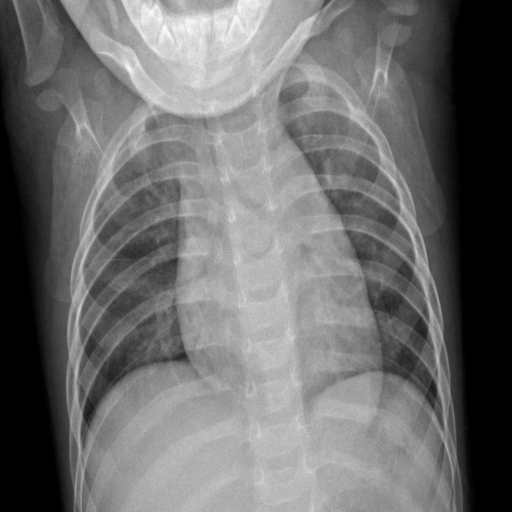
#> input picture 3.2022年学习/FractralDimensionSoftware/COVID-19-c/NORMAL1/NORMAL (10).png, 1024 x 1024 px (shown at 1/2 size); its folder holds only this picture in this run
$ python '1. historgram.py'
#> lines starting #> are read from the running program, lines starting #| are printed output that depends on the picture
import glob
import cv2
import numpy as np
import pandas as pd
import matplotlib.pyplot as plt
import time

start_time = time.time()
#data = np.empty(shape=[0, 2916], dtype=int)


#存储处理后的图像
normal = []
viral_pneumonia = []
covid_19 = []
mean_data = []    #存储每张图片的均值

th_value = []   #存储每一个图像的阈值范围

#min_value, max_value, steps = 72, 93, 3
#Threshold = [x for x in range(min_value, max_value, steps)]

def whole_historgram(image):
    plt.figure(figsize=(12, 12))
    plt.hist(image.ravel(), 256, [10, 256])
    plt.yticks(size=15)  # 设置纵坐标字体信息
    plt.xticks(size=15)
    plt.axis([0, 256, 0, 35000])  #设置x轴y轴的范围，间隔自动划分
    plt.xlabel("Pixel value", size=20)
    plt.ylabel("Number of pixels", size=20)
    plt.show()

def convertjpg(pngfile):

    #display_img(pngfile)
    print("pngfile:", pngfile)
    img = cv2.imread(pngfile, cv2.IMREAD_GRAYSCALE) #读取为灰度图,
#> img is the input picture: shape (1024, 1024); min 0, max 255, mean 109.6
    display_img(img)
    whole_historgram(img)
#> in whole_historgram, `plt.show()`:
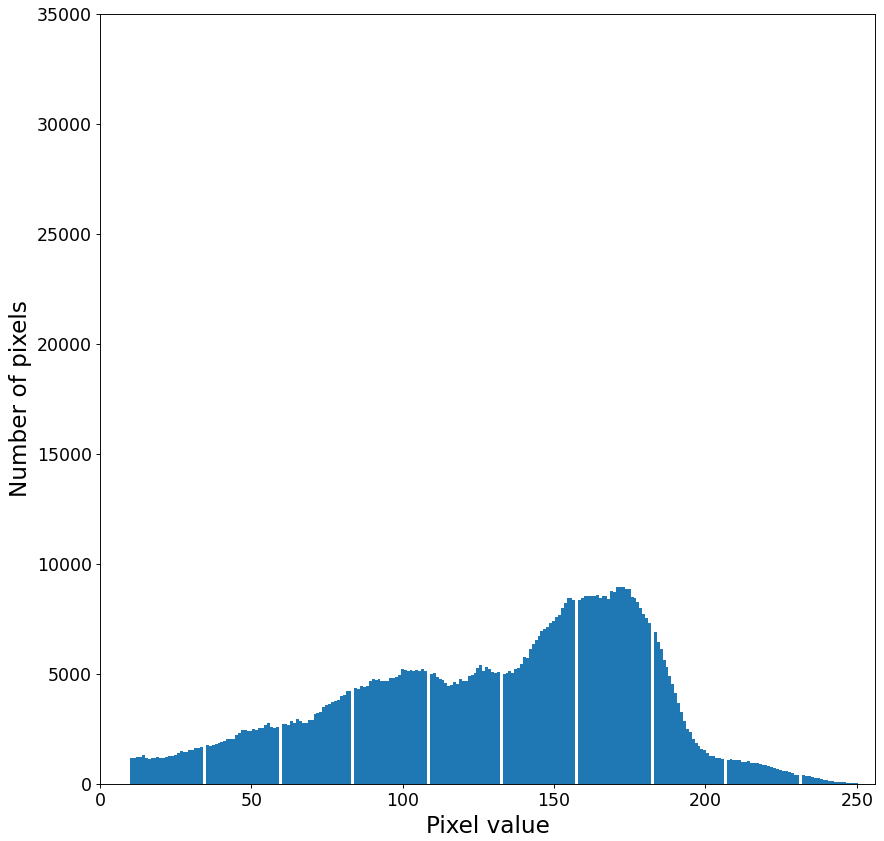
#> figure drawn by matplotlib, 1 panel; tallest bar 8971 high, from x = 171.4 to 172.4
    fft(img)


def fft(img):
    #快速傅里叶变换算法得到频率分布
    f = np.fft.fft2(img)

    #默认结果中心点位置是在左上角,
    #调用fftshift()函数转移到中间位置
    fshift = np.fft.fftshift(f)

    #fft结果是复数, 其绝对值结果是振幅
    fimg = np.log(np.abs(fshift))
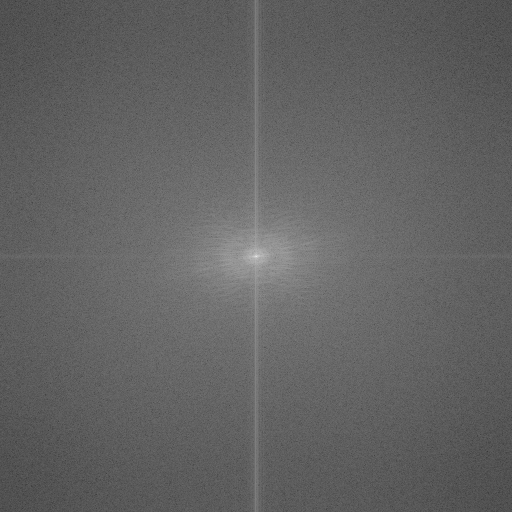
#> fimg: shape (1024, 1024) float64 (shown at 1/2 size); min 0.677, max 18.56, mean 7.6; drawn with min black and max white
    fft_img_display(fimg)


def fft_img_display(img):
    """
    画出fft图像
    :param img:灰度图
    :return:
    """
    plt.figure(figsize=(12, 12))
    #plt.axis([0, 1024, 0, 1024])
    #plt.title('Spectrogram')
    plt.imshow(img, 'gray')
    plt.yticks(size=15)  # 设置纵坐标字体信息
    plt.xticks(size=15)
    plt.axis('on')
    plt.show()

def display_img(image):
    plt.figure(figsize=(12, 12))
    #plt.title("Origianl image")

    #plt.axis([0, 1024, 0, 1024])
    plt.imshow(image, "gray") #这是因为我们还是直接使用plt显示图像，它默认使用三通道显示图像，需要我们在可视化函数里多指定一个参数
    #plt.xticks([])
    #plt.yticks([])
    plt.yticks(size=15)  # 设置纵坐标字体信息
    plt.xticks(size=15)
    plt.axis('on')  #显示x，y轴取值范围，自动生成
    plt.show()


#读取图片数据，转化为矩阵
count0 = 0
for pngfile in glob.glob(r"C:/Users/Yan/Desktop//COVID-19-c/NORMAL1/*.png"):
    normal = convertjpg(pngfile)  #存储的处理后的原图像和二值图像
    count0 += 1
    if count0 == 4:
        break

"""
count1 = 0
for pngfile in glob.glob(r"C:/Users/Yan/Desktop//COVID-19-c/Viral Pneumonia1/*.png"):
    viral_pneumonia = convertjpg(pngfile)
    count1 += 1
    if count1 == 4:
        break
print(len(viral_pneumonia))
"""

count2 = 0
for pngfile in glob.glob(r"C:/Users/Yan/Desktop//COVID-19-c/COVID-192/*.png"):
    covid_19 = convertjpg(pngfile)
    count2 += 1
    if count2 == 4:
        break

$ run again, on 3.2022年学习/FractralDimensionSoftware/COVID-19-c/NORMAL1/NORMAL (100).png
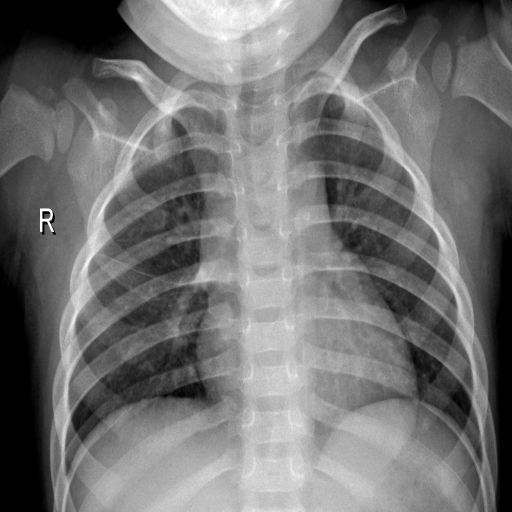
#> input picture 3.2022年学习/FractralDimensionSoftware/COVID-19-c/NORMAL1/NORMAL (100).png, 1024 x 1024 px (shown at 1/2 size)
#> in convertjpg, img is the input picture: shape (1024, 1024); min 0, max 255, mean 113.9
#> in whole_historgram, `plt.show()`:
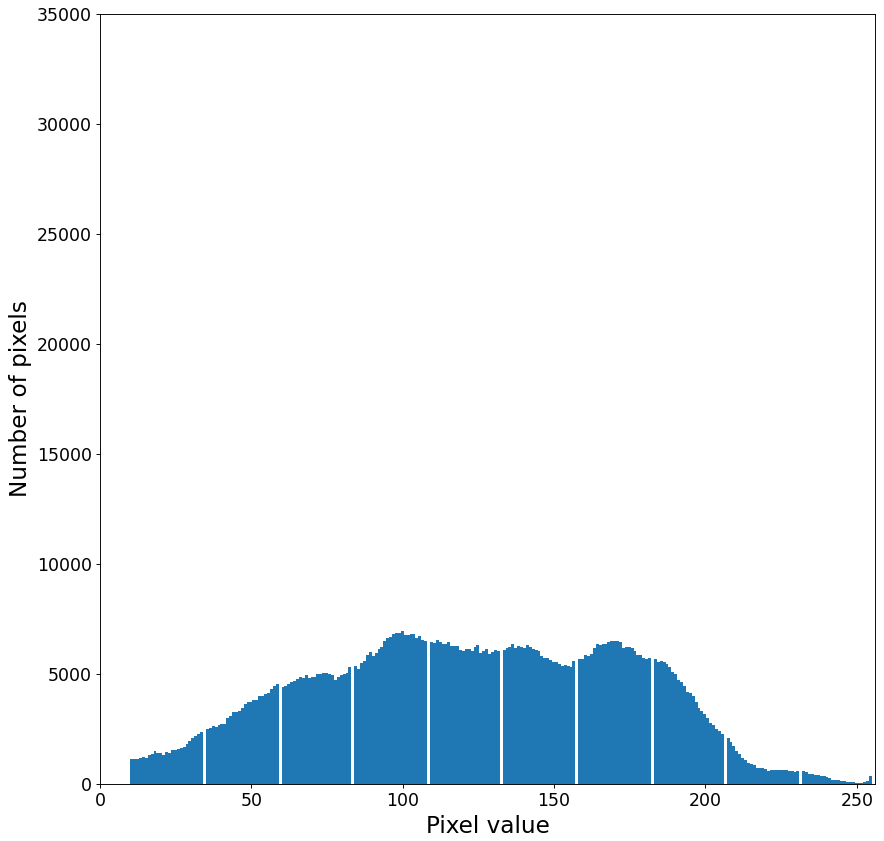
#> figure drawn by matplotlib, 1 panel; tallest bar 6940 high, from x = 99.37 to 100.3

$ run again, on 3.2022年学习/FractralDimensionSoftware/COVID-19-c/NORMAL1/NORMAL (11).png
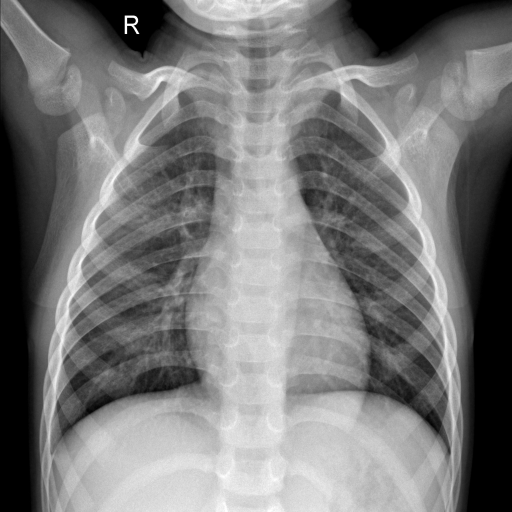
#> input picture 3.2022年学习/FractralDimensionSoftware/COVID-19-c/NORMAL1/NORMAL (11).png, 1024 x 1024 px (shown at 1/2 size)
#> in convertjpg, img is the input picture: shape (1024, 1024); min 0, max 255, mean 120.3
#> in whole_historgram, `plt.show()`:
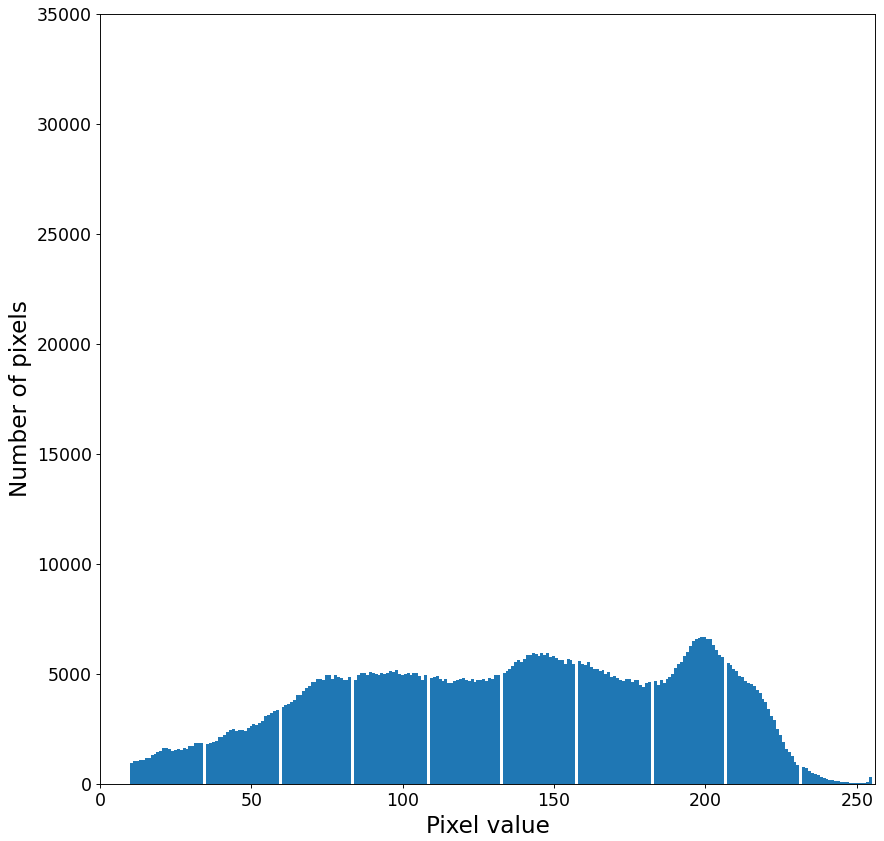
#> figure drawn by matplotlib, 1 panel; tallest bar 6704 high, from x = 198.3 to 199.3

$ run again, on 3.2022年学习/FractralDimensionSoftware/COVID-19-c/NORMAL1/NORMAL (112).png
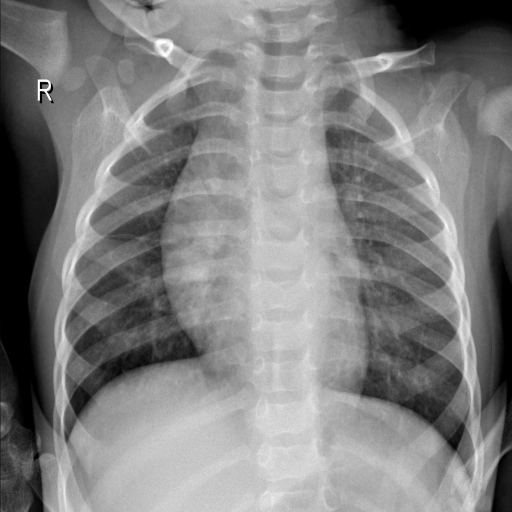
#> input picture 3.2022年学习/FractralDimensionSoftware/COVID-19-c/NORMAL1/NORMAL (112).png, 1024 x 1024 px (shown at 1/2 size)
#> in convertjpg, img is the input picture: shape (1024, 1024); min 0, max 255, mean 127.7
#> in whole_historgram, `plt.show()`:
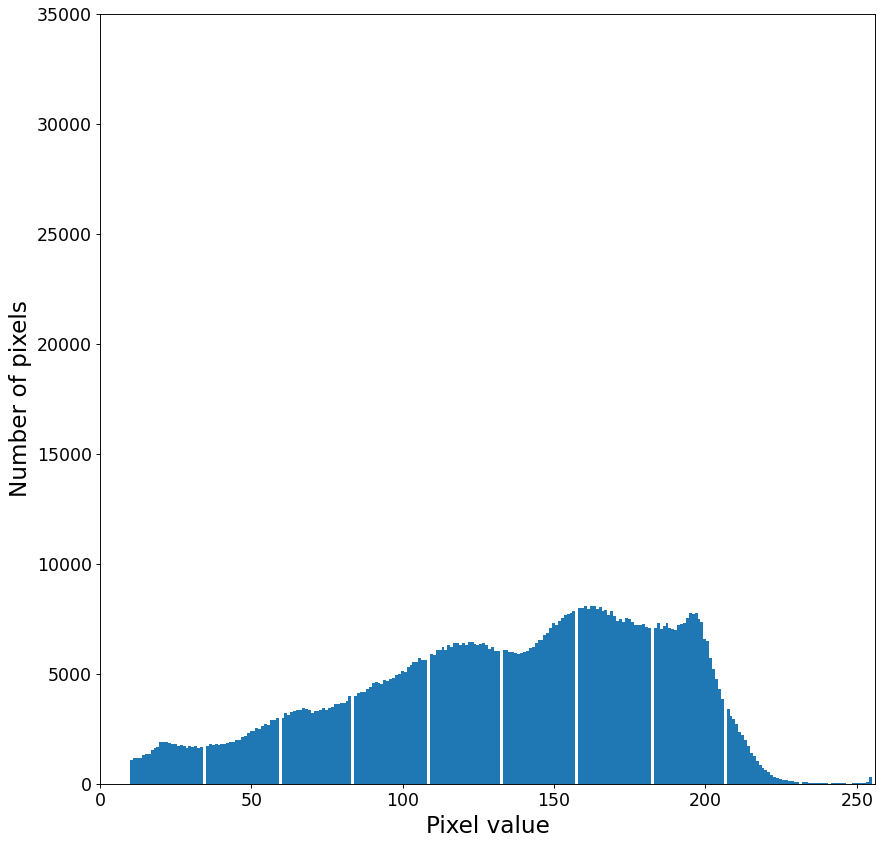
#> figure drawn by matplotlib, 1 panel; tallest bar 8107 high, from x = 161.8 to 162.8
#> in fft, `fimg = np.log(np.abs(fshift))`:
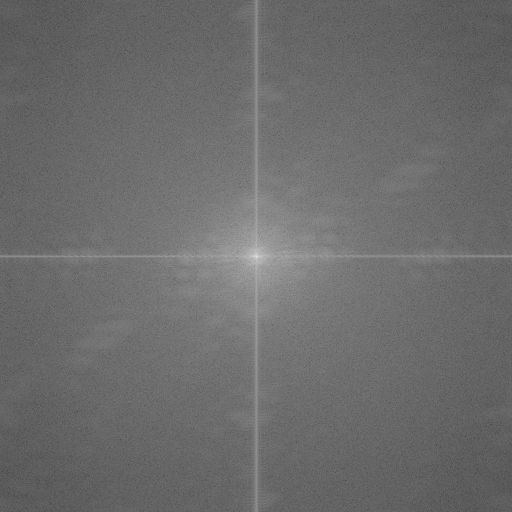
#> fimg: shape (1024, 1024) float64 (shown at 1/2 size); min -0.479, max 18.71, mean 7.66; drawn with min black and max white
